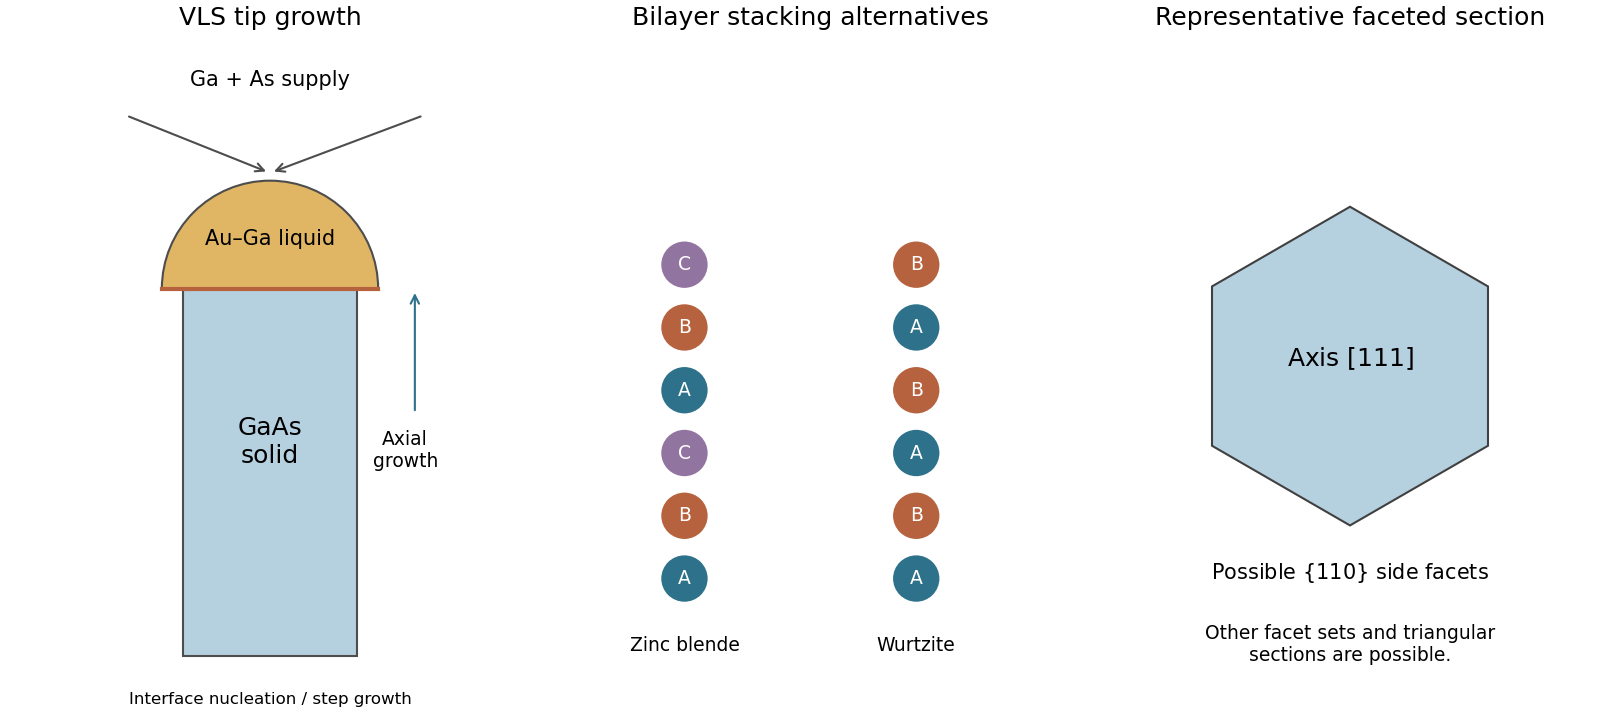

The script that saved this image:
"""Original VLS, stacking and cross-section cartoons; Python 3.14/matplotlib.

The faceted section assumes a common [111] zinc-blende growth direction.
Output: PNG basename in the current working directory.
"""
import matplotlib
matplotlib.use('Agg')
import matplotlib.pyplot as plt
from matplotlib.patches import Rectangle,Circle,Wedge,RegularPolygon

fig,axes=plt.subplots(1,3,figsize=(10.8,4.8),layout='constrained')
fig.patch.set_facecolor('white')
for ax in axes:
    ax.set(xlim=(0,5),ylim=(0,7),aspect='equal');ax.axis('off')
ax=axes[0];ax.set_title('VLS tip growth',fontsize=12)
ax.add_patch(Rectangle((1.6,.6),1.8,3.8,facecolor='#b5d0df',edgecolor='.3'))
ax.add_patch(Wedge((2.5,4.4),1.12,0,180,facecolor='#e0b665',edgecolor='.3'))
ax.plot([1.38,3.62],[4.4,4.4],color='#b6623e',lw=2)
ax.text(2.5,4.85,'Au–Ga liquid',ha='center',fontsize=10)
ax.text(2.5,2.6,'GaAs\nsolid',ha='center',fontsize=12)
for start in [(1,6.2),(4.1,6.2)]:
    ax.annotate('',(2.5,5.6),start,arrowprops={'arrowstyle':'->','color':'.3'})
ax.text(2.5,6.5,'Ga + As supply',ha='center',fontsize=10)
ax.annotate('',(4,4.4),(4,3.1),arrowprops={'arrowstyle':'->','color':'#2d718b'})
ax.text(3.9,2.55,'Axial\ngrowth',ha='center',fontsize=9)
ax.text(2.5,.1,'Interface nucleation / step growth',ha='center',fontsize=8)
ax=axes[1];ax.set_title('Bilayer stacking alternatives',fontsize=12)
colors={'A':'#2d718b','B':'#b6623e','C':'#9274a0'}
for x,seq,label in [(1.2,'ABCABC','Zinc blende'),(3.6,'ABABAB','Wurtzite')]:
    for i,letter in enumerate(seq):
        yy=1.4+i*.65
        ax.add_patch(Circle((x,yy),.24,facecolor=colors[letter]))
        ax.text(x,yy,letter,color='white',ha='center',va='center',fontsize=9)
    ax.text(x,.65,label,ha='center',fontsize=9)
ax=axes[2];ax.set_title('Representative faceted section',fontsize=12)
ax.add_patch(RegularPolygon((2.5,3.6),6,radius=1.65,orientation=0,facecolor='#b5d0df',edgecolor='.25'))
ax.text(2.5,3.6,r'Axis $[111]$',ha='center',fontsize=12)
ax.text(2.5,1.4,r'Possible $\{110\}$ side facets',ha='center',fontsize=10)
ax.text(2.5,.55,'Other facet sets and triangular\nsections are possible.',ha='center',fontsize=9)
fig.savefig('paper-2-vls-nanowire.png',dpi=150,facecolor='white')
plt.close(fig)
